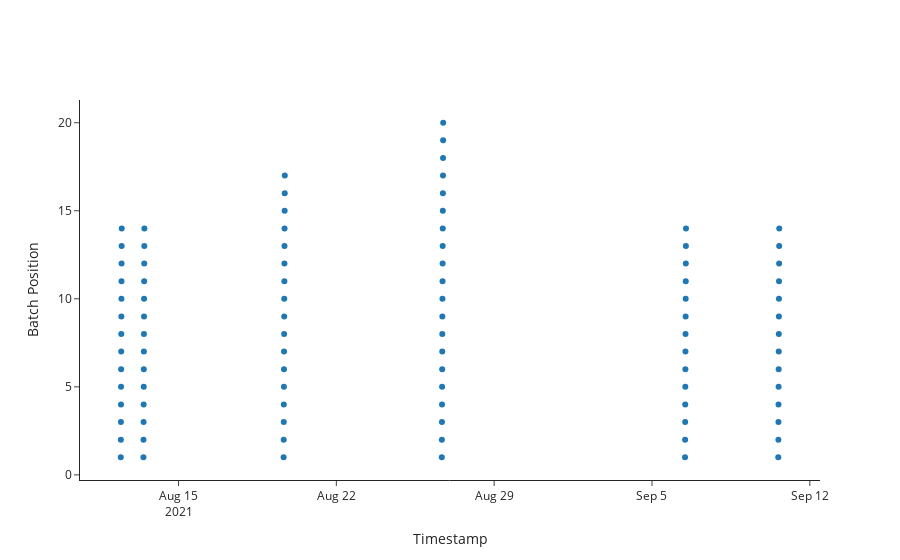

Notebook cell for this chart:
### Code cell
from src.StreamPort.device.methods import PressureCurvesMethodExtractFeaturesNative
#from src.StreamPort.device.methods import PressureCurvesMethodScaleFeaturesScalerSklearn

eng.workflow.clear()
eng.workflow.append(PressureCurvesMethodExtractFeaturesNative(period=20))
eng.run()

method = "SAA_411_Pac.M"
method_indices = eng.analyses.get_method_indices(method)
fig_sel_method = eng.analyses.plot_methods(method_indices)

fig_sel_method.write_image("dev/figures/fig_sel_method.png", width=1100, height= 350, scale = 3)
fig_sel_method.write_image("dev/figures/fig_sel_method_half.png", width=550, height= 350, scale = 3)

fig_sel_method.show()
